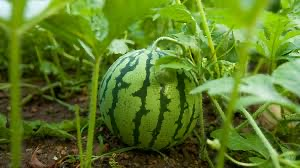
%> input picture draw circle/watermelon-imgs/melon15.jpeg, 300 x 168 px
$ octave edgeDetect.m   (GNU Octave 9; MATLAB toolbox functions it lacks are replaced by stand-ins)
%> lines starting %> are read from the running program, lines starting %| are printed output that depends on the picture; in (x1, y1, x2, y2) boxes, pixels count from 0 and x2, y2 are one past the last pixel; in counts of white or black regions, pixels touching at a corner belong together; the program's own positions count from 1
### draw circle/hue_mask.m
function mask = hue_mask(img, lo, hi)
    img_hue = rgb2hsv(img);
    mask = (img_hue(:, :, 1) >= lo) .* (img_hue(:, :, 1) <= hi);

end

### draw circle/rgb2hue.m
function img_hue = rgb2hue(img)
    [x, y, ~] = size(img);
    img_hsv = rgb2hsv(img);
    img_hue = hsv2rgb(cat(3, img_hsv(:, :, 1), ones(x, y, 2)));
end

### draw circle/getWeight.m
function [weightsArray] = getWeight(param1)
%GETWEIGHT input the range param1, get an array of weight value. the size
%of the array is param1
%   此处显示详细说明
weightsArray = zeros(1, param1);
sum = 0;
for i = 1:param1
    sum = sum + i;
end
for j = 1:param1
    weightsArray(1,j) = (param1+1-j) / sum; %10/sum(1:10)  9/sum(1:10)
end
end

### draw circle/edgeDetect.m
image = imread("watermelon-imgs/melon15.jpeg");
%> image is the input picture: size 168x300x3 uint8; mean R, G, B 92.8, 121.5, 39.3
I = image;
figure;
imshow(I)
bw_I = rgb2gray(I);
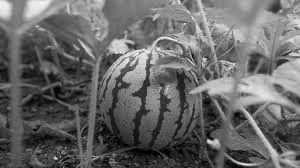
%> bw_I: size 168x300 uint8; min 1, max 245, mean 103.5
figure;
montage([bw_I, imfill(bw_I)])

h_mask_1 = hue_mask(I, 0.15, 0.6);
%> in hue_mask, `img_hue = rgb2hsv(img);`: img_hue: size 168x300x3 double; mean H, S, V 0.223, 0.736, 0.481
%> in hue_mask, `mask = (img_hue(:, :, 1) >= lo) .* (img_hue(:, :, 1) <= hi);`:
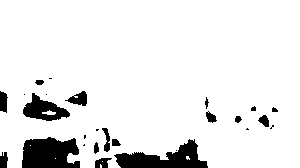
%> mask: size 168x300 double; values 0 (black) and 1 (white), 90.9% white; 26 black regions (9 under 20 px), largest, box (x1, y1, x2, y2) and area: (22, 137, 80, 168) 1483, (114, 139, 208, 168) 1374, (23, 93, 70, 121) 682
h_mask = uint8(repmat(h_mask_1, [1, 1, 3]));
hue_masked_img = I.*h_mask;
figure;
montage(cat(4, rgb2hue(I)*255, hue_masked_img))
%> in rgb2hue, `img_hue = hsv2rgb(cat(3, img_hsv(:, :, 1), ones(x, y, 2)));`:
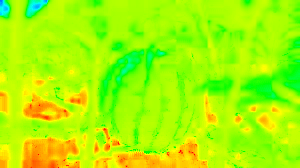
%> img_hue: size 168x300x3 double; mean R, G, B 0.643, 0.971, 0.00963
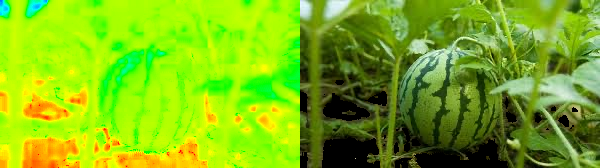
%> displayed picture: size 168x600x3, on the screen's scale of 0 to 255; mean R, G, B 125.6, 182.3, 19.7


%[~,G,~] = imsplit(image);
G = rgb2gray(image);
histogram(G);
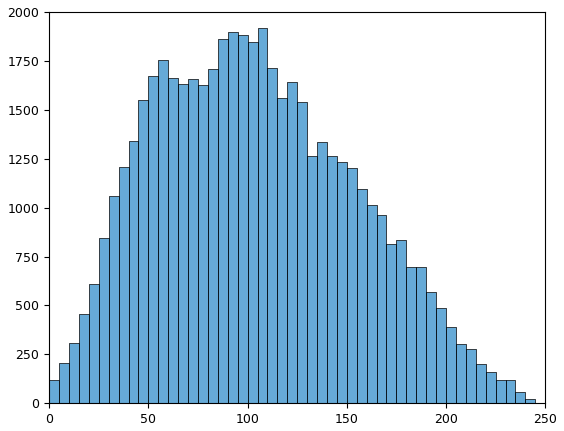
%> figure redrawn from the program's plot data; tallest bar 1920 high, from x = 105 to 110
G0 = imadjust(G);
G0 = histeq(G0);
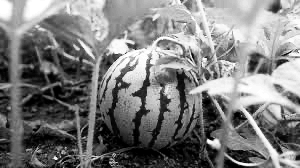
%> G0: size 168x300 uint8; min 0, max 255, mean 126.1
BW = imbinarize(G0,'adaptive','ForegroundPolarity','dark','Sensitivity',0.4);
%> BW: size 168x300 logical; 67.9% white; 278 black regions (205 under 20 px), largest, box (x1, y1, x2, y2) and area: (114, 68, 222, 168) 3053, (92, 54, 153, 156) 1703, (55, 36, 93, 89) 848
imshow(BW)
blurred = BW;
se = strel('disk',4);

param1 = 10;
weightsArray = getWeight(param1);

center = zeros(1,2);
radius = 0;
figure, hold on;
imshow(image);
radius_adjust = 1;
for i = 1:param1
    H = fspecial('disk',4);
    blurred = imfilter(blurred,H,'replicate');
    blurred = imopen(blurred,se);
%     imshow(blurred);
%     pause(0.5)
    approxLength = ceil(min(size(blurred)) * 0.2);
%> (the run ends here)

$ run again, with draw circle/watermelon-imgs/melon1.jpeg copied over draw circle/watermelon-imgs/melon15.jpeg
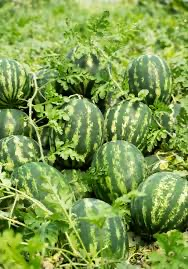
%> input picture draw circle/watermelon-imgs/melon1.jpeg, 188 x 269 px
%> image is the input picture: size 269x188x3 uint8; mean R, G, B 125.9, 155.9, 76.5
%> in hue_mask, `mask = (img_hue(:, :, 1) >= lo) .* (img_hue(:, :, 1) <= hi);`:
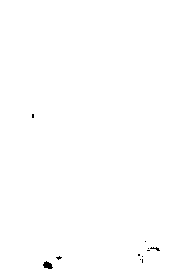
%> mask: size 269x188 double; values 0 (black) and 1 (white), 99.8% white; 11 black regions (10 under 20 px), largest, box (x1, y1, x2, y2) and area: (43, 261, 53, 269) 52
%> BW: size 269x188 logical; 58.6% white; 385 black regions (300 under 20 px), largest, box (x1, y1, x2, y2) and area: (44, 59, 188, 207) 5056, (97, 185, 188, 261) 2499, (12, 168, 74, 253) 1297

$ run again, with draw circle/watermelon-imgs/melon10.jpeg copied over draw circle/watermelon-imgs/melon15.jpeg
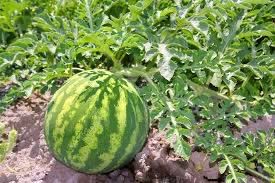
%> input picture draw circle/watermelon-imgs/melon10.jpeg, 275 x 183 px
%> image is the input picture: size 183x275x3 uint8; mean R, G, B 124.2, 144, 86.6
%> in hue_mask, `mask = (img_hue(:, :, 1) >= lo) .* (img_hue(:, :, 1) <= hi);`:
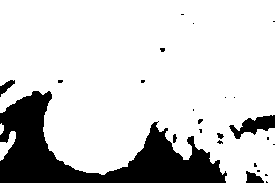
%> mask: size 183x275 double; values 0 (black) and 1 (white), 81.8% white; 24 black regions (18 under 20 px), largest, box (x1, y1, x2, y2) and area: (0, 91, 227, 183) 8220, (229, 115, 275, 139) 524, (246, 171, 264, 183) 142, (0, 80, 15, 97) 109, (217, 133, 224, 139) 27, (173, 134, 177, 143) 27
%> BW: size 183x275 logical; 60.1% white; 585 black regions (494 under 20 px), largest, box (x1, y1, x2, y2) and area: (46, 76, 193, 183) 4218, (152, 29, 221, 97) 1228, (231, 67, 275, 115) 933
